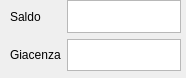
<?xml version="1.0" encoding="UTF-8"?>
<ui version="4.0">
 <class>risultato</class>
 <widget class="QDialog" name="risultato">
  <property name="geometry">
   <rect>
    <x>0</x>
    <y>0</y>
    <width>186</width>
    <height>78</height>
   </rect>
  </property>
  <property name="windowTitle">
   <string>Dialog</string>
  </property>
  <widget class="QWidget" name="">
   <property name="geometry">
    <rect>
     <x>10</x>
     <y>0</y>
     <width>171</width>
     <height>71</height>
    </rect>
   </property>
   <layout class="QHBoxLayout" name="horizontalLayout">
    <item>
     <layout class="QVBoxLayout" name="verticalLayout_2">
      <item>
       <widget class="QLabel" name="label">
        <property name="text">
         <string>Saldo</string>
        </property>
       </widget>
      </item>
      <item>
       <widget class="QLabel" name="label_2">
        <property name="text">
         <string>Giacenza</string>
        </property>
       </widget>
      </item>
     </layout>
    </item>
    <item>
     <layout class="QVBoxLayout" name="verticalLayout">
      <item>
       <widget class="QPlainTextEdit" name="saldo_text">
        <property name="readOnly">
         <bool>true</bool>
        </property>
       </widget>
      </item>
      <item>
       <widget class="QPlainTextEdit" name="giacenza_text">
        <property name="readOnly">
         <bool>true</bool>
        </property>
       </widget>
      </item>
     </layout>
    </item>
   </layout>
  </widget>
 </widget>
 <resources/>
 <connections/>
</ui>
